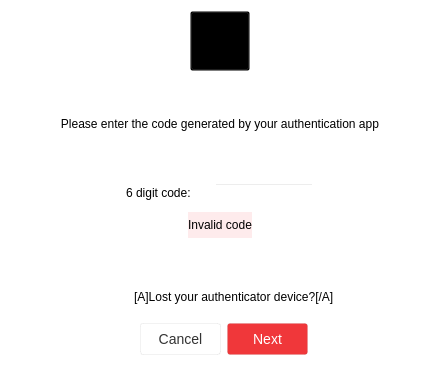
        <widget class="QWidget" name="pLogin2FA">
         <property name="styleSheet">
          <string notr="true">background: transparent;
image: none;</string>
         </property>
         <layout class="QVBoxLayout" name="verticalLayout_16">
          <item>
           <widget class="QWidget" name="wHeader" native="true">
            <property name="styleSheet">
             <string notr="true">background: transparent;</string>
            </property>
            <layout class="QHBoxLayout" name="horizontalLayout">
             <property name="spacing">
              <number>8</number>
             </property>
             <property name="leftMargin">
              <number>0</number>
             </property>
             <property name="topMargin">
              <number>0</number>
             </property>
             <property name="rightMargin">
              <number>0</number>
             </property>
             <property name="bottomMargin">
              <number>0</number>
             </property>
             <item>
              <spacer name="horizontalSpacer_2">
               <property name="orientation">
                <enum>Qt::Horizontal</enum>
               </property>
               <property name="sizeHint" stdset="0">
                <size>
                 <width>179</width>
                 <height>20</height>
                </size>
               </property>
              </spacer>
             </item>
             <item>
              <widget class="QPushButton" name="bShield">
               <property name="minimumSize">
                <size>
                 <width>60</width>
                 <height>60</height>
                </size>
               </property>
               <property name="maximumSize">
                <size>
                 <width>60</width>
                 <height>60</height>
                </size>
               </property>
               <property name="focusPolicy">
                <enum>Qt::NoFocus</enum>
               </property>
               <property name="text">
                <string/>
               </property>
               <property name="icon">
                <iconset>
                 <normalon>:/images/Shield_big.png</normalon>
                </iconset>
               </property>
               <property name="iconSize">
                <size>
                 <width>60</width>
                 <height>60</height>
                </size>
               </property>
              </widget>
             </item>
             <item>
              <spacer name="horizontalSpacer_3">
               <property name="orientation">
                <enum>Qt::Horizontal</enum>
               </property>
               <property name="sizeHint" stdset="0">
                <size>
                 <width>179</width>
                 <height>20</height>
                </size>
               </property>
              </spacer>
             </item>
            </layout>
           </widget>
          </item>
          <item>
           <spacer name="verticalSpacer_5">
            <property name="orientation">
             <enum>Qt::Vertical</enum>
            </property>
            <property name="sizeHint" stdset="0">
             <size>
              <width>20</width>
              <height>40</height>
             </size>
            </property>
           </spacer>
          </item>
          <item>
           <widget class="QWidget" name="wDesc" native="true">
            <layout class="QHBoxLayout" name="horizontalLayout_3">
             <property name="spacing">
              <number>0</number>
             </property>
             <property name="leftMargin">
              <number>30</number>
             </property>
             <property name="topMargin">
              <number>0</number>
             </property>
             <property name="rightMargin">
              <number>30</number>
             </property>
             <property name="bottomMargin">
              <number>0</number>
             </property>
             <item>
              <widget class="QLabel" name="lDesc">
               <property name="text">
                <string>Please enter the code generated by your authentication app</string>
               </property>
               <property name="alignment">
                <set>Qt::AlignCenter</set>
               </property>
               <property name="wordWrap">
                <bool>true</bool>
               </property>
              </widget>
             </item>
            </layout>
           </widget>
          </item>
          <item>
           <spacer name="verticalSpacer_7">
            <property name="orientation">
             <enum>Qt::Vertical</enum>
            </property>
            <property name="sizeHint" stdset="0">
             <size>
              <width>20</width>
              <height>40</height>
             </size>
            </property>
           </spacer>
          </item>
          <item>
           <widget class="QWidget" name="w2FACode" native="true">
            <layout class="QVBoxLayout" name="verticalLayout">
             <property name="spacing">
              <number>9</number>
             </property>
             <property name="leftMargin">
              <number>0</number>
             </property>
             <property name="topMargin">
              <number>4</number>
             </property>
             <property name="rightMargin">
              <number>0</number>
             </property>
             <property name="bottomMargin">
              <number>3</number>
             </property>
             <item>
              <widget class="QWidget" name="wCode" native="true">
               <property name="minimumSize">
                <size>
                 <width>0</width>
                 <height>22</height>
                </size>
               </property>
               <property name="maximumSize">
                <size>
                 <width>16777215</width>
                 <height>22</height>
                </size>
               </property>
               <layout class="QHBoxLayout" name="horizontalLayout_4">
                <property name="spacing">
                 <number>23</number>
                </property>
                <property name="leftMargin">
                 <number>0</number>
                </property>
                <property name="topMargin">
                 <number>2</number>
                </property>
                <property name="rightMargin">
                 <number>0</number>
                </property>
                <property name="bottomMargin">
                 <number>0</number>
                </property>
                <item>
                 <spacer name="horizontalSpacer_6">
                  <property name="orientation">
                   <enum>Qt::Horizontal</enum>
                  </property>
                  <property name="sizeHint" stdset="0">
                   <size>
                    <width>13</width>
                    <height>20</height>
                   </size>
                  </property>
                 </spacer>
                </item>
                <item>
                 <widget class="QLabel" name="lCode">
                  <property name="sizePolicy">
                   <sizepolicy hsizetype="Fixed" vsizetype="Preferred">
                    <horstretch>0</horstretch>
                    <verstretch>0</verstretch>
                   </sizepolicy>
                  </property>
                  <property name="minimumSize">
                   <size>
                    <width>0</width>
                    <height>20</height>
                   </size>
                  </property>
                  <property name="maximumSize">
                   <size>
                    <width>16777215</width>
                    <height>20</height>
                   </size>
                  </property>
                  <property name="text">
                   <string>6 digit code:</string>
                  </property>
                  <property name="alignment">
                   <set>Qt::AlignLeading|Qt::AlignLeft|Qt::AlignVCenter</set>
                  </property>
                 </widget>
                </item>
                <item>
                 <widget class="QLineEdit" name="leCode">
                  <property name="minimumSize">
                   <size>
                    <width>100</width>
                    <height>20</height>
                   </size>
                  </property>
                  <property name="maximumSize">
                   <size>
                    <width>100</width>
                    <height>20</height>
                   </size>
                  </property>
                 </widget>
                </item>
                <item>
                 <spacer name="horizontalSpacer_7">
                  <property name="orientation">
                   <enum>Qt::Horizontal</enum>
                  </property>
                  <property name="sizeHint" stdset="0">
                   <size>
                    <width>13</width>
                    <height>20</height>
                   </size>
                  </property>
                 </spacer>
                </item>
               </layout>
              </widget>
             </item>
             <item>
              <widget class="QWidget" name="wError" native="true">
               <property name="minimumSize">
                <size>
                 <width>0</width>
                 <height>26</height>
                </size>
               </property>
               <property name="maximumSize">
                <size>
                 <width>16777215</width>
                 <height>26</height>
                </size>
               </property>
               <layout class="QHBoxLayout" name="horizontalLayout_5">
                <property name="spacing">
                 <number>0</number>
                </property>
                <property name="leftMargin">
                 <number>0</number>
                </property>
                <property name="topMargin">
                 <number>0</number>
                </property>
                <property name="rightMargin">
                 <number>0</number>
                </property>
                <property name="bottomMargin">
                 <number>0</number>
                </property>
                <item>
                 <spacer name="horizontalSpacer_4">
                  <property name="orientation">
                   <enum>Qt::Horizontal</enum>
                  </property>
                  <property name="sizeHint" stdset="0">
                   <size>
                    <width>158</width>
                    <height>20</height>
                   </size>
                  </property>
                 </spacer>
                </item>
                <item>
                 <widget class="QLabel" name="lLogin2FAError">
                  <property name="minimumSize">
                   <size>
                    <width>0</width>
                    <height>26</height>
                   </size>
                  </property>
                  <property name="maximumSize">
                   <size>
                    <width>16777215</width>
                    <height>26</height>
                   </size>
                  </property>
                  <property name="styleSheet">
                   <string notr="true">background-color: rgba(240,55,58,0.1);</string>
                  </property>
                  <property name="text">
                   <string>Invalid code</string>
                  </property>
                 </widget>
                </item>
                <item>
                 <spacer name="horizontalSpacer_5">
                  <property name="orientation">
                   <enum>Qt::Horizontal</enum>
                  </property>
                  <property name="sizeHint" stdset="0">
                   <size>
                    <width>158</width>
                    <height>20</height>
                   </size>
                  </property>
                 </spacer>
                </item>
               </layout>
              </widget>
             </item>
            </layout>
           </widget>
          </item>
          <item>
           <spacer name="verticalSpacer_3">
            <property name="orientation">
             <enum>Qt::Vertical</enum>
            </property>
            <property name="sizeHint" stdset="0">
             <size>
              <width>20</width>
              <height>40</height>
             </size>
            </property>
           </spacer>
          </item>
          <item>
           <layout class="QHBoxLayout" name="horizontalLayout_13">
            <item>
             <spacer name="horizontalSpacer_21">
              <property name="orientation">
               <enum>Qt::Horizontal</enum>
              </property>
              <property name="sizeHint" stdset="0">
               <size>
                <width>40</width>
                <height>20</height>
               </size>
              </property>
             </spacer>
            </item>
            <item>
             <widget class="QPushButton" name="bLogin2FaHelp">
              <property name="minimumSize">
               <size>
                <width>0</width>
                <height>0</height>
               </size>
              </property>
              <property name="maximumSize">
               <size>
                <width>16777215</width>
                <height>16777215</height>
               </size>
              </property>
              <property name="styleSheet">
               <string notr="true">border: none;
      </string>
              </property>
              <property name="text">
               <string notr="true"/>
              </property>
              <property name="icon">
               <iconset resource="../Resources_linux.qrc">
                <normaloff>:/images/help_ico.png</normaloff>:/images/help_ico.png</iconset>
              </property>
              <property name="iconSize">
               <size>
                <width>24</width>
                <height>24</height>
               </size>
              </property>
             </widget>
            </item>
            <item>
             <widget class="QLabel" name="lLostAuthCode">
              <property name="sizePolicy">
               <sizepolicy hsizetype="Fixed" vsizetype="Maximum">
                <horstretch>0</horstretch>
                <verstretch>0</verstretch>
               </sizepolicy>
              </property>
              <property name="minimumSize">
               <size>
                <width>210</width>
                <height>0</height>
               </size>
              </property>
              <property name="cursor">
               <cursorShape>PointingHandCursor</cursorShape>
              </property>
              <property name="text">
               <string>[A]Lost your authenticator device?[/A]</string>
              </property>
              <property name="textFormat">
               <enum>Qt::RichText</enum>
              </property>
              <property name="alignment">
               <set>Qt::AlignLeading|Qt::AlignLeft|Qt::AlignVCenter</set>
              </property>
              <property name="wordWrap">
               <bool>true</bool>
              </property>
              <property name="openExternalLinks">
               <bool>true</bool>
              </property>
              <property name="textInteractionFlags">
               <set>Qt::TextBrowserInteraction</set>
              </property>
             </widget>
            </item>
            <item>
             <spacer name="horizontalSpacer_16">
              <property name="orientation">
               <enum>Qt::Horizontal</enum>
              </property>
              <property name="sizeHint" stdset="0">
               <size>
                <width>40</width>
                <height>20</height>
               </size>
              </property>
             </spacer>
            </item>
           </layout>
          </item>
          <item>
           <widget class="QWidget" name="bLayout" native="true">
            <property name="minimumSize">
             <size>
              <width>0</width>
              <height>60</height>
             </size>
            </property>
            <property name="maximumSize">
             <size>
              <width>16777215</width>
              <height>60</height>
             </size>
            </property>
            <layout class="QHBoxLayout" name="horizontalLayout_2">
             <property name="spacing">
              <number>6</number>
             </property>
             <property name="leftMargin">
              <number>32</number>
             </property>
             <property name="topMargin">
              <number>10</number>
             </property>
             <property name="rightMargin">
              <number>24</number>
             </property>
             <property name="bottomMargin">
              <number>18</number>
             </property>
             <item>
              <spacer name="horizontalSpacer">
               <property name="orientation">
                <enum>Qt::Horizontal</enum>
               </property>
               <property name="sizeHint" stdset="0">
                <size>
                 <width>10</width>
                 <height>20</height>
                </size>
               </property>
              </spacer>
             </item>
             <item>
              <widget class="QPushButton" name="bLoging2FaCancel">
               <property name="minimumSize">
                <size>
                 <width>81</width>
                 <height>22</height>
                </size>
               </property>
               <property name="cursor">
                <cursorShape>PointingHandCursor</cursorShape>
               </property>
               <property name="styleSheet">
                <string notr="true">#bLoging2FaCancel
{
background-color: qlineargradient(x1: 0, y1: 0, x2: 0, y2: 1,
                                  stop: 0 #ffffff, stop: 1 #fcfcfc);
border-radius: 3px;
border: 1px solid rgba(0, 0, 0, 5%);
padding: 7px 14px 7px 14px;
font-family: &quot;Lato&quot;;
font-size: 14px;
color: #333333;

}</string>
               </property>
               <property name="text">
                <string>Cancel</string>
               </property>
              </widget>
             </item>
             <item>
              <widget class="QPushButton" name="bLogin2FaNext">
               <property name="minimumSize">
                <size>
                 <width>81</width>
                 <height>22</height>
                </size>
               </property>
               <property name="cursor">
                <cursorShape>PointingHandCursor</cursorShape>
               </property>
               <property name="styleSheet">
                <string notr="true">#bLogin2FaNext
{
background-color: #F0373A;
border-radius: 3px;
border: 1px solid rgba(0, 0, 0, 5%);
padding: 7px 14px 7px 14px;
font-family: &quot;Lato&quot;;
font-size: 14px;
color: #ffffff;
}</string>
               </property>
               <property name="text">
                <string>Next</string>
               </property>
               <property name="autoDefault">
                <bool>true</bool>
               </property>
               <property name="default">
                <bool>true</bool>
               </property>
              </widget>
             </item>
             <item>
              <spacer name="horizontalSpacer_15">
               <property name="orientation">
                <enum>Qt::Horizontal</enum>
               </property>
               <property name="sizeHint" stdset="0">
                <size>
                 <width>10</width>
                 <height>20</height>
                </size>
               </property>
              </spacer>
             </item>
            </layout>
           </widget>
          </item>
         </layout>
        </widget>
